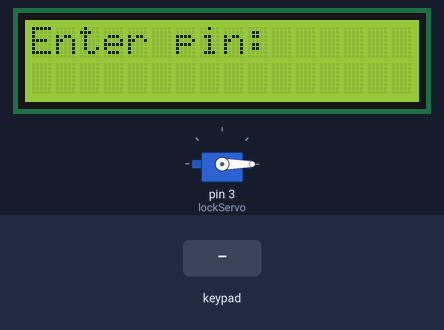
Bench run of a sketch on a simulated Arduino Uno, built with avr-gcc and run on an emulated ATmega328P. On the bench: 16×2 character LCD, servo. The inputs (shaded band) are chosen by the test bench. EEPROM starts erased.

Above: at 0.7 s.
2.4 s: keypad keys 1 2 3 4 # pressed 0.4 s apart
At 4.8 s:
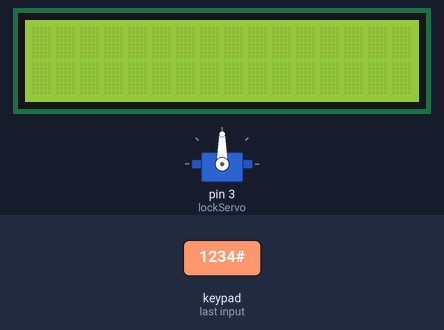
5.9 s: keypad keys 1 3 1 2 1 1 1 0 # pressed 0.4 s apart
At 7.5 s:
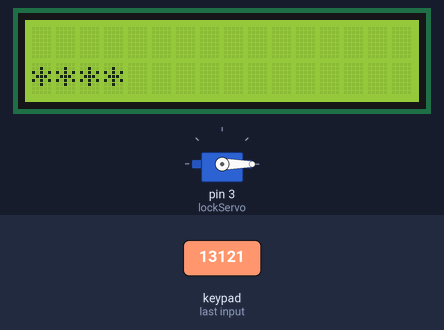
11.1 s: keypad keys 1 2 3 4 * pressed 0.4 s apart
At 15.9 s:
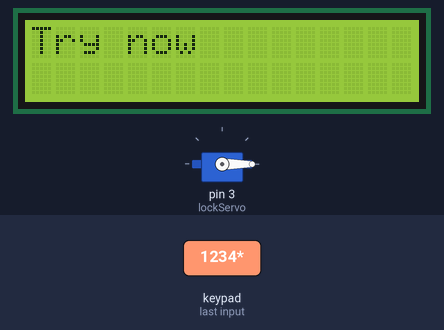
16.1 s: key '1' pressed
At 16.4 s:
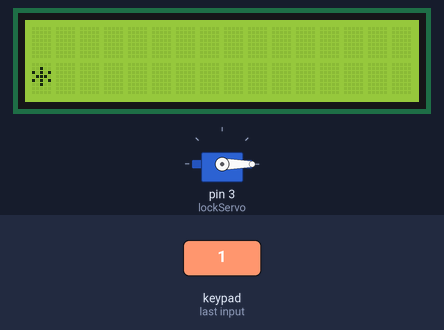
17.6 s: key '2' pressed
At 18.8 s:
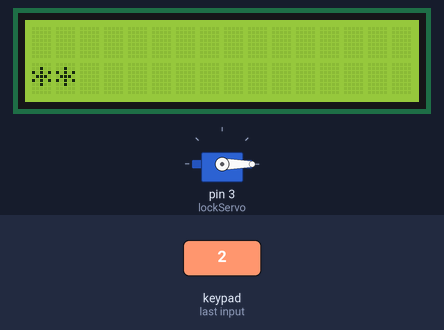
Timing chart, 0 to 20.1 s (numbered marks = the images above; inputs shaded):
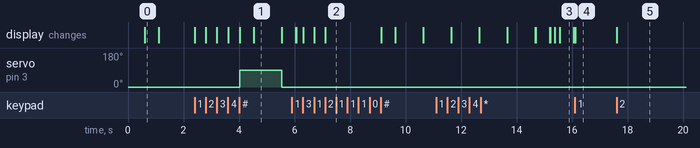

The sketch:

keypad_door_lock_fsm.ino
```cpp
#include <Adafruit_LiquidCrystal.h>
#include <Servo.h>
#include <EEPROM.h>
#include <Wire.h>
#include <Keypad.h>

#define MAX_ATTEMPTS 1
#define LOCKOUT_TIME 5000   // 5 seconds
byte a=LOCKOUT_TIME/1000;
byte failedAttempts = 0;
unsigned long lockoutStartTime = 0;

// for keypad
  const byte ROWS= 4;
  const byte COLS= 4;
  char keys[ROWS][COLS]={
    {'1', '2', '3', 'A'},
    {'4', '5', '6', 'B'},
    {'7', '8', '9', 'C'},
    {'*', '0', '#', 'D'}
  };
byte rowPINS[ROWS]={13, 12, 11, 10};
byte colPINS[COLS]={9, 8, 7, 6};
Keypad keypad = Keypad(makeKeymap(keys), rowPINS, colPINS, ROWS, COLS);

//defining servo and lcd
Servo lockServo;
Adafruit_LiquidCrystal lcd(0);

//for input buffer
const byte MAX_LEN = 4;
char inputbuffer[MAX_LEN + 1];
byte inputIndex =0;

//to reset input buffer
void resetInputBuffer(){
  inputIndex = 0;
  for(byte i=0; i<MAX_LEN+1; i++){
    inputbuffer[i]='\0';
  }
}

// FSM states
enum SystemState {
  STATE_IDLE,
  STATE_INPUT,
  STATE_VERIFY,
  STATE_UNLOCKED,
  STATE_ERROR,
  STATE_LOCKED_OUT
};
enum SystemState currentState = STATE_IDLE;

//for EEPROM
const int EEPROM_ADDR=0;
char storedpass[MAX_LEN+1];

// to read password from EEPROM
void loadpass(){
  for(byte i=0; i<MAX_LEN;i++){
    storedpass[i]=EEPROM.read(EEPROM_ADDR+i);
  }
  storedpass[MAX_LEN]='\0';
}
//to save password in EEPROM
void savepass(const char *password){
    for(byte i=0; i<MAX_LEN; i++){
    EEPROM.update(EEPROM_ADDR+i, password[i]);
    }
  }
//to check if already initialised
void initEEPROM() {
  bool empty = true;

  for (byte i = 0; i < MAX_LEN; i++) {
    if (EEPROM.read(EEPROM_ADDR + i) != 0xFF) {
      empty = false;
      break;
    }
  }

  if (empty) {
    savepass("1234");
  }
}

//for locking and unlocking servo, lcd
void lockdoor(){
  lockServo.write(0);
  lcd.clear();
  lcd.print("Door locked");
  delay(500);
  lcd.clear();
}

void unlockdoor(){
  lockServo.write(90);
  lcd.clear();
  lcd.print("Door unlocked");
  delay(500);
  lcd.clear();
  delay(1000);
  lockdoor();
}

void setup(){
  lcd.begin(16,2);
  lcd.setBacklight(1);
  lockServo.attach(3);
  lockServo.write(0);
  Serial.begin(9600);
  lockdoor();
  initEEPROM();
  savepass("1234");
  loadpass();
  resetInputBuffer();
  lcd.print("Enter pin:");
  delay(500);
  lcd.clear();
}

void loop(){
  char key = keypad.getKey();
  switch(currentState){
    case(STATE_IDLE):
  if(!key) break;
    else{
      if(key!='*' && key!='#'){
        inputbuffer[inputIndex++]=key;
        lcd.setCursor(0,1);
        lcd.print('*');
      }
      currentState=STATE_INPUT;
    }
    break;

    case(STATE_INPUT):
    if(!key) break;
    if(key){
      if(key=='*'){
        lcd.clear();
        lcd.print("Try now");
        delay(500);
        lcd.clear();
        resetInputBuffer();
        currentState = STATE_IDLE;
        break;
        }
      if(key=='#'){
        if(inputIndex==0){
          lcd.clear();
          lcd.print("Enter pin now:");
          delay(500);
          lcd.clear();
          currentState = STATE_IDLE;
        }
        else{
          currentState = STATE_VERIFY;
          }
        break;
        }
      if(inputIndex<MAX_LEN){
            inputbuffer[inputIndex++]=key;
            lcd.setCursor(inputIndex-1, 1);
            lcd.print('*');
      }
       if(inputIndex==MAX_LEN){
            inputbuffer[inputIndex]='\0';
       }
    }
        break;

        case STATE_VERIFY:
    if (strcmp(inputbuffer, storedpass) == 0) {
      unlockdoor();
      failedAttempts = 0;        // reset on success
      resetInputBuffer();
      currentState = STATE_IDLE;
    }
    else {
      failedAttempts++;
      if(failedAttempts>=MAX_ATTEMPTS){
        currentState=STATE_LOCKED_OUT;
        lcd.clear();
        lcd.print("Locked Out");
        delay(500);
        lcd.clear();
        lcd.print("Try After: ");
        lockoutStartTime=millis();
      }
      else{
        currentState=STATE_ERROR;
      }
    }
    break;

    case(STATE_ERROR):
    lcd.clear();
    resetInputBuffer();
    lcd.print("Wrong Password");
    delay(500);
    lcd.clear();
    currentState=STATE_IDLE;
    break;

    case(STATE_LOCKED_OUT):
    lcd.clear();
    if(millis()-lockoutStartTime<LOCKOUT_TIME){
      lcd.setCursor(0,1);
      lcd.print(a);
      a--;
      delay(1000);
      lcd.clear();
      break;
    }
    else{
      lcd.print("Try Now");
      delay(500);
      lcd.clear();
      resetInputBuffer();
      failedAttempts=0;
      a=LOCKOUT_TIME/1000;
      currentState=STATE_IDLE;
      break;
    }
  }
}
```

Measured:
- after the input at 2.4 s, servo on pin 3 (lockServo): 0° → 90° after 1.6 s, → 0° 1.5 s later; the display: first changes at once (image 1 shows a later state)
- after the input at 5.9 s, the display: first differs from a run without the input after 0.16 s (image 2 shows a later state)
- after the input at 11.1 s, the display: first differs from a run without the input after 4.1 s (image 3 shows a later state)
- after the input at 16.1 s, the display: changes at once (image 4)
- after the input at 17.6 s, the display: changes at once (image 5)
- what the display in image 0 shows lasts 0.5 s, from 0.6 s to 1.1 s
- what the display in image 1 shows lasts 1.0 s, from 4.5 s to 5.5 s
